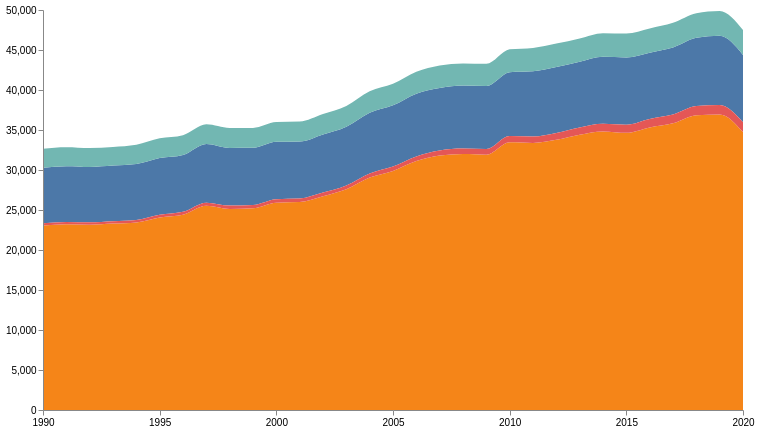

Describe this chart as a Vega-Lite specification.
### Vega specification from a JSON file in a GitHub repository (floating-point values rounded to 4 significant figures)
{"$schema": "https://vega.github.io/schema/vega/v5.json", "width": 700, "height": 400, "padding": 5, "data": [{"name": "table", "values": [{"x": 1990, "y": 6937.0, "c": "Methane"}, {"x": 1991, "y": 6973.0, "c": "Methane"}, {"x": 1992, "y": 6933.0, "c": "Methane"}, {"x": 1993, "y": 6959.0, "c": "Methane"}, {"x": 1994, "y": 6996.0, "c": "Methane"}, {"x": 1995, "y": 7081.0, "c": "Methane"}, {"x": 1996, "y": 7097.0, "c": "Methane"}, {"x": 1997, "y": 7328.0, "c": "Methane"}, {"x": 1998, "y": 7204.0, "c": "Methane"}, {"x": 1999, "y": 7150.0, "c": "Methane"}, {"x": 2000, "y": 7174.0, "c": "Methane"}, {"x": 2001, "y": 7130.0, "c": "Methane"}, {"x": 2002, "y": 7271.0, "c": "Methane"}, {"x": 2003, "y": 7344.0, "c": "Methane"}, {"x": 2004, "y": 7598.0, "c": "Methane"}, {"x": 2005, "y": 7655.0, "c": "Methane"}, {"x": 2006, "y": 7841.0, "c": "Methane"}, {"x": 2007, "y": 7817.0, "c": "Methane"}, {"x": 2008, "y": 7860.0, "c": "Methane"}, {"x": 2009, "y": 7884.0, "c": "Methane"}, {"x": 2010, "y": 7987.0, "c": "Methane"}, {"x": 2011, "y": 8142.0, "c": "Methane"}, {"x": 2012, "y": 8226.0, "c": "Methane"}, {"x": 2013, "y": 8203.0, "c": "Methane"}, {"x": 2014, "y": 8358.0, "c": "Methane"}, {"x": 2015, "y": 8407.0, "c": "Methane"}, {"x": 2016, "y": 8291.0, "c": "Methane"}, {"x": 2017, "y": 8378.0, "c": "Methane"}, {"x": 2018, "y": 8528.0, "c": "Methane"}, {"x": 2019, "y": 8655.0, "c": "Methane"}, {"x": 2020, "y": 8429.0, "c": "Methane"}, {"x": 1990, "y": 23050.0, "c": "Carbon Dioxide"}, {"x": 1991, "y": 23210.0, "c": "Carbon Dioxide"}, {"x": 1992, "y": 23160.0, "c": "Carbon Dioxide"}, {"x": 1993, "y": 23300.0, "c": "Carbon Dioxide"}, {"x": 1994, "y": 23450.0, "c": "Carbon Dioxide"}, {"x": 1995, "y": 24080.0, "c": "Carbon Dioxide"}, {"x": 1996, "y": 24420.0, "c": "Carbon Dioxide"}, {"x": 1997, "y": 25530.0, "c": "Carbon Dioxide"}, {"x": 1998, "y": 25140.0, "c": "Carbon Dioxide"}, {"x": 1999, "y": 25200.0, "c": "Carbon Dioxide"}, {"x": 2000, "y": 25900.0, "c": "Carbon Dioxide"}, {"x": 2001, "y": 25990.0, "c": "Carbon Dioxide"}, {"x": 2002, "y": 26710.0, "c": "Carbon Dioxide"}, {"x": 2003, "y": 27580.0, "c": "Carbon Dioxide"}, {"x": 2004, "y": 29050.0, "c": "Carbon Dioxide"}, {"x": 2005, "y": 29880.0, "c": "Carbon Dioxide"}, {"x": 2006, "y": 31110.0, "c": "Carbon Dioxide"}, {"x": 2007, "y": 31800.0, "c": "Carbon Dioxide"}, {"x": 2008, "y": 32000.0, "c": "Carbon Dioxide"}, {"x": 2009, "y": 31910.0, "c": "Carbon Dioxide"}, {"x": 2010, "y": 33480.0, "c": "Carbon Dioxide"}, {"x": 2011, "y": 33390.0, "c": "Carbon Dioxide"}, {"x": 2012, "y": 33780.0, "c": "Carbon Dioxide"}, {"x": 2013, "y": 34420.0, "c": "Carbon Dioxide"}, {"x": 2014, "y": 34820.0, "c": "Carbon Dioxide"}, {"x": 2015, "y": 34660.0, "c": "Carbon Dioxide"}, {"x": 2016, "y": 35330.0, "c": "Carbon Dioxide"}, {"x": 2017, "y": 35840.0, "c": "Carbon Dioxide"}, {"x": 2018, "y": 36860.0, "c": "Carbon Dioxide"}, {"x": 2019, "y": 36950.0, "c": "Carbon Dioxide"}, {"x": 2020, "y": 34740.0, "c": "Carbon Dioxide"}, {"x": 1990, "y": 302.2, "c": "Fluorinated gases"}, {"x": 1991, "y": 297.5, "c": "Fluorinated gases"}, {"x": 1992, "y": 294.6, "c": "Fluorinated gases"}, {"x": 1993, "y": 290.6, "c": "Fluorinated gases"}, {"x": 1994, "y": 297.9, "c": "Fluorinated gases"}, {"x": 1995, "y": 329.4, "c": "Fluorinated gases"}, {"x": 1996, "y": 359.1, "c": "Fluorinated gases"}, {"x": 1997, "y": 391.6, "c": "Fluorinated gases"}, {"x": 1998, "y": 424.9, "c": "Fluorinated gases"}, {"x": 1999, "y": 426.8, "c": "Fluorinated gases"}, {"x": 2000, "y": 443.7, "c": "Fluorinated gases"}, {"x": 2001, "y": 441.6, "c": "Fluorinated gases"}, {"x": 2002, "y": 467.4, "c": "Fluorinated gases"}, {"x": 2003, "y": 477.7, "c": "Fluorinated gases"}, {"x": 2004, "y": 511.8, "c": "Fluorinated gases"}, {"x": 2005, "y": 541.9, "c": "Fluorinated gases"}, {"x": 2006, "y": 587.2, "c": "Fluorinated gases"}, {"x": 2007, "y": 641.5, "c": "Fluorinated gases"}, {"x": 2008, "y": 684.6, "c": "Fluorinated gases"}, {"x": 2009, "y": 705.6, "c": "Fluorinated gases"}, {"x": 2010, "y": 762.3, "c": "Fluorinated gases"}, {"x": 2011, "y": 812.3, "c": "Fluorinated gases"}, {"x": 2012, "y": 861.1, "c": "Fluorinated gases"}, {"x": 2013, "y": 908.9, "c": "Fluorinated gases"}, {"x": 2014, "y": 962.6, "c": "Fluorinated gases"}, {"x": 2015, "y": 1001.0, "c": "Fluorinated gases"}, {"x": 2016, "y": 1054.0, "c": "Fluorinated gases"}, {"x": 2017, "y": 1095.0, "c": "Fluorinated gases"}, {"x": 2018, "y": 1136.0, "c": "Fluorinated gases"}, {"x": 2019, "y": 1177.0, "c": "Fluorinated gases"}, {"x": 2020, "y": 1219.0, "c": "Fluorinated gases"}, {"x": 1990, "y": 2368.0, "c": "Nitrous Oxide"}, {"x": 1991, "y": 2355.0, "c": "Nitrous Oxide"}, {"x": 1992, "y": 2349.0, "c": "Nitrous Oxide"}, {"x": 1993, "y": 2333.0, "c": "Nitrous Oxide"}, {"x": 1994, "y": 2422.0, "c": "Nitrous Oxide"}, {"x": 1995, "y": 2476.0, "c": "Nitrous Oxide"}, {"x": 1996, "y": 2479.0, "c": "Nitrous Oxide"}, {"x": 1997, "y": 2466.0, "c": "Nitrous Oxide"}, {"x": 1998, "y": 2497.0, "c": "Nitrous Oxide"}, {"x": 1999, "y": 2484.0, "c": "Nitrous Oxide"}, {"x": 2000, "y": 2476.0, "c": "Nitrous Oxide"}, {"x": 2001, "y": 2507.0, "c": "Nitrous Oxide"}, {"x": 2002, "y": 2568.0, "c": "Nitrous Oxide"}, {"x": 2003, "y": 2608.0, "c": "Nitrous Oxide"}, {"x": 2004, "y": 2690.0, "c": "Nitrous Oxide"}, {"x": 2005, "y": 2702.0, "c": "Nitrous Oxide"}, {"x": 2006, "y": 2735.0, "c": "Nitrous Oxide"}, {"x": 2007, "y": 2804.0, "c": "Nitrous Oxide"}, {"x": 2008, "y": 2770.0, "c": "Nitrous Oxide"}, {"x": 2009, "y": 2770.0, "c": "Nitrous Oxide"}, {"x": 2010, "y": 2854.0, "c": "Nitrous Oxide"}, {"x": 2011, "y": 2916.0, "c": "Nitrous Oxide"}, {"x": 2012, "y": 2936, "c": "Nitrous Oxide"}, {"x": 2013, "y": 2913.0, "c": "Nitrous Oxide"}, {"x": 2014, "y": 2961.0, "c": "Nitrous Oxide"}, {"x": 2015, "y": 2995.0, "c": "Nitrous Oxide"}, {"x": 2016, "y": 3020.0, "c": "Nitrous Oxide"}, {"x": 2017, "y": 3082.0, "c": "Nitrous Oxide"}, {"x": 2018, "y": 3066.0, "c": "Nitrous Oxide"}, {"x": 2019, "y": 3099.0, "c": "Nitrous Oxide"}, {"x": 2020, "y": 3127.0, "c": "Nitrous Oxide"}], "transform": [{"type": "stack", "groupby": ["x"], "sort": {"field": "c"}, "field": "y"}]}], "scales": [{"name": "x", "type": "point", "range": "width", "domain": {"data": "table", "field": "x"}}, {"name": "y", "type": "linear", "range": "height", "nice": true, "zero": true, "domain": {"data": "table", "field": "y1"}}, {"name": "color", "type": "ordinal", "range": "category", "domain": {"data": "table", "field": "c"}}], "axes": [{"orient": "bottom", "scale": "x", "zindex": 1, "values": [1990, 1995, 2000, 2005, 2010, 2015, 2020]}, {"orient": "left", "scale": "y", "zindex": 1}], "marks": [{"type": "group", "from": {"facet": {"name": "series", "data": "table", "groupby": "c"}}, "marks": [{"type": "area", "from": {"data": "series"}, "encode": {"enter": {"interpolate": {"value": "monotone"}, "x": {"scale": "x", "field": "x"}, "y": {"scale": "y", "field": "y0"}, "y2": {"scale": "y", "field": "y1"}, "fill": {"scale": "color", "field": "c"}, "tooltip": {"signal": "{title: datum.c + '' , 'Year': datum.x, 'Emission':datum.y }"}}, "update": {"fillOpacity": {"value": 1}}, "hover": {"fillOpacity": {"value": 0.5}}}}]}]}
